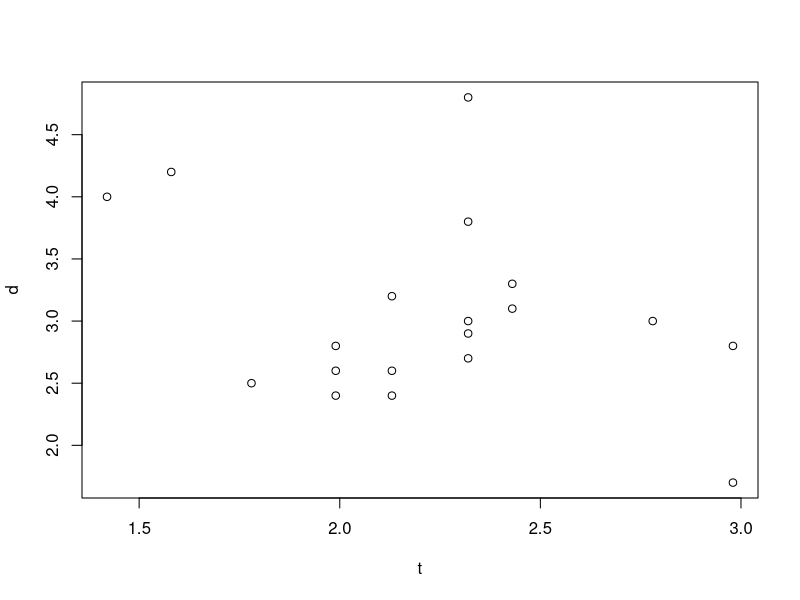
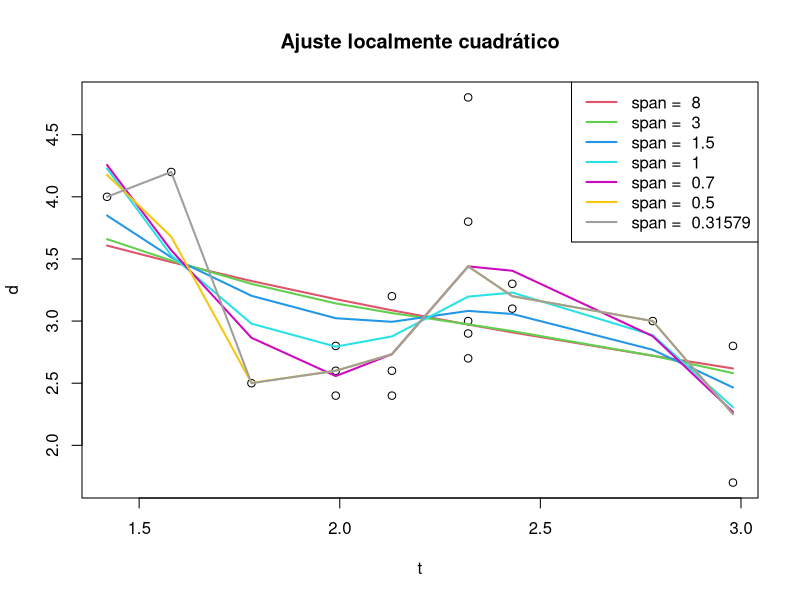
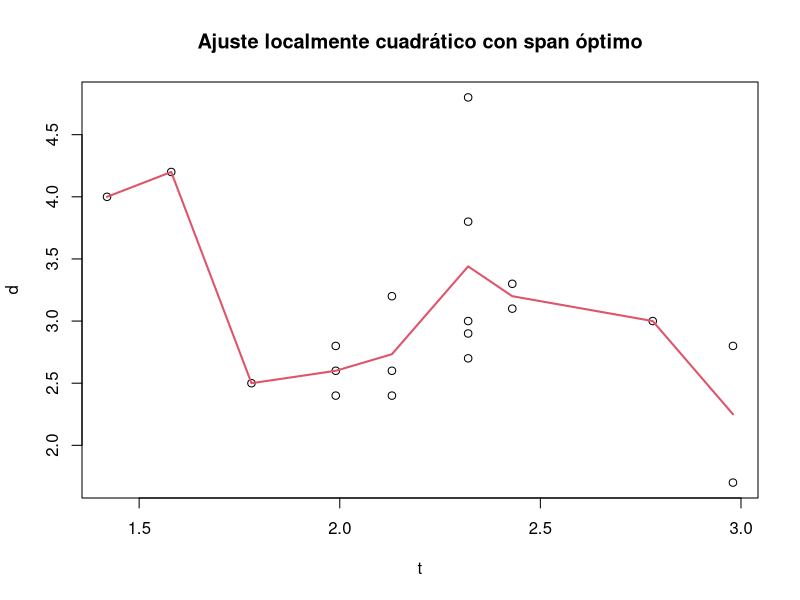
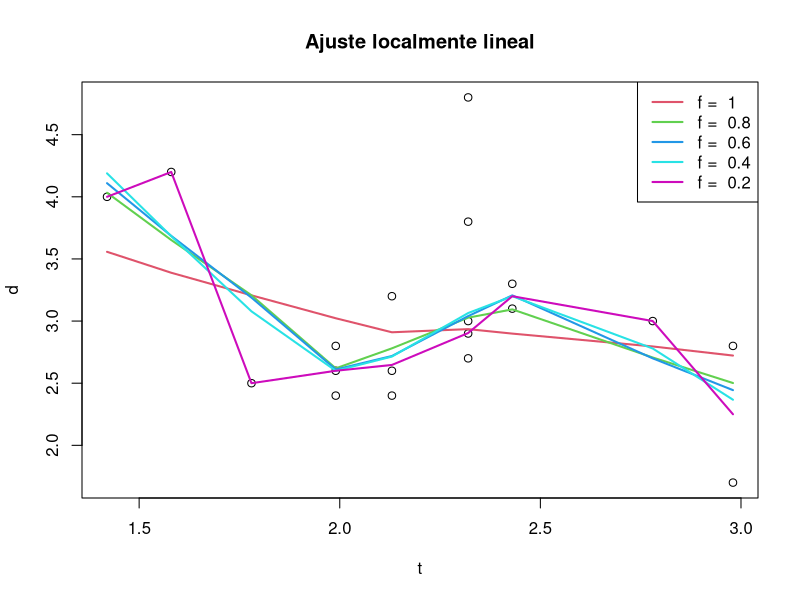
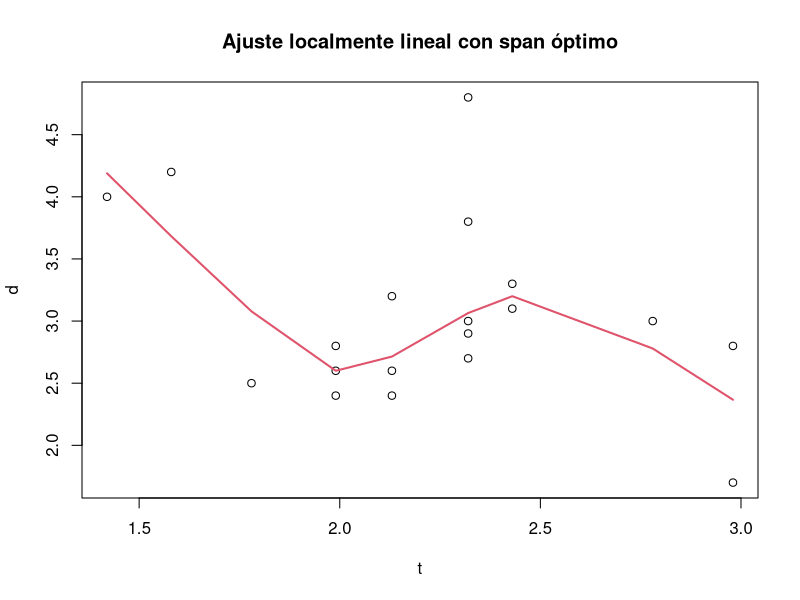
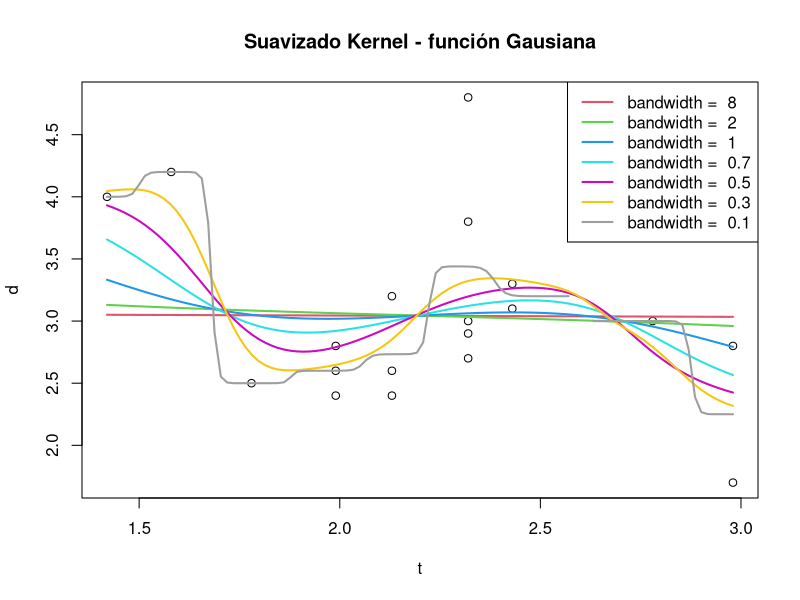
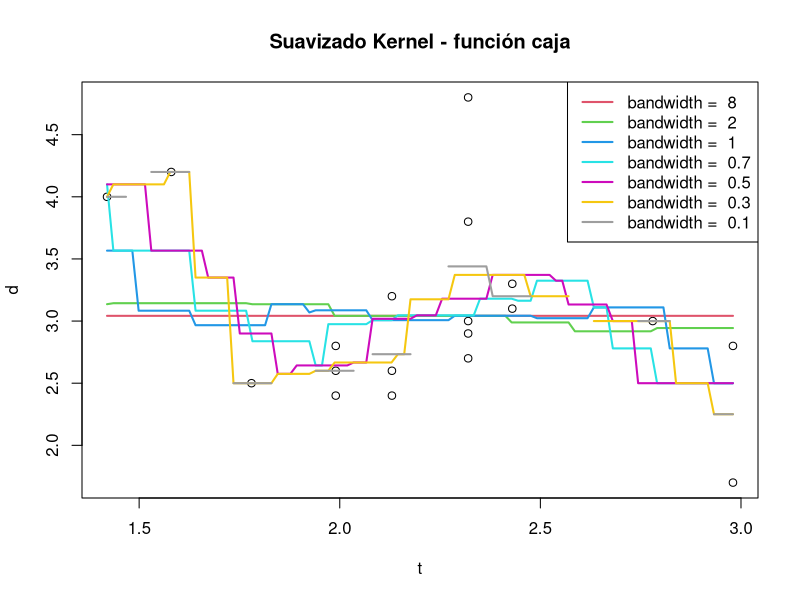

These figures' R source, in order:
## ---- chunk 1
 knitr::opts_chunk$set(warning=FALSE)
## ---- chunk 2
t<-c(1.42,1.58,1.78,1.99,1.99,1.99,2.13,2.13,2.13,2.32,2.32,2.32,2.32,2.32,2.43,2.43,2.78,2.98,2.98)

d<-c(4.0,4.2,2.5,2.6,2.8,2.4,3.2,2.4,2.6,4.8,2.9,3.8,3.0,2.7,3.1,3.3,3.0,2.8,1.7)
## ---- chunk 3
plot(t,d)
## ---- chunk 4
plot(t,d, main="Ajuste localmente cuadrático")
span<-c(8,3,1.5,1,.7,.5,0.31579)
for (i in 1:length(span))
lines(t,predict(loess(d~t,span=span[i])),col=i+1,lwd=2)
legend("topright",
      legend=paste("span = ",span),
      col=2:(length(span)+1),lwd=2)
## ---- chunk 5
opt2SSE <- function(x){
  loessMod <- try(loess(d~t,span=x),silent=T)
  residuos <- try(loessMod$residuals,silent=T)
  if(class(residuos)!="try-error") {SSE <- sum(residuos^2)}
  else {SSE <- 99999}
  return(SSE)}
set.seed(3)
# Buscamos el span óptimo que minimiza SSE, empezando en 0.5
(optimo2<-optim(par=c(0.5), fn=opt2SSE, method="SANN"))
## ---- chunk 6
plot(t,d, main="Ajuste localmente cuadrático con span óptimo")
lines(t,predict(loess(d~t,span=optimo2$par)),col=2,lwd=2)
## ---- chunk 7
plot(t,d, main="Ajuste localmente lineal")
ff<-c(1,.8,.6,.4,.2)
for (i in 1:length(ff))
lines(lowess(t,d,f=ff[i]),col=i+1,lwd=2)
legend("topright",
      legend=paste("f = ",ff),
      col=2:(length(ff)+1),lwd=2)
## ---- chunk 8
opt1SSE <- function(x){
  loessMod <- try(loess(d~t,span=x,degree=1,family="symmetric"),silent=T)
  residuos <- try(loessMod$residuals,silent=T)
  if(class(residuos)!="try-error") {SSE <- sum(residuos^2)}
  else {SSE <- 99999}
  return(SSE)}
# Buscamos el span óptimo que minimiza SSE, empezando en 0.5
(optimo1<-optim(par=c(0.5), fn=opt1SSE, method="SANN"))
## ---- chunk 9
plot(t,d, main="Ajuste localmente lineal con span óptimo")
lines(t,predict(loess(d~t,span=optimo1$par,degree=1,family="symmetric")),col=2,lwd=2)
## ---- chunk 10
metodo1<-lowess(t,d,f=optimo1$par)
metodo2<-loess(d~t,span=optimo1$par,degree=1,family="symmetric")
abs(metodo1$y-predict(metodo2))
## ---- chunk 11
plot(t,d, main="Suavizado Kernel - función Gausiana") 
hh<-c(8,2,1,.7,.5,.3,.1)
for (i in 1:length(hh))
lines(ksmooth(t,d,kernel="normal",bandwidth=hh[i]),col=i+1,lwd=2)
legend("topright",
      legend=paste("bandwidth = ",hh),
      col=2:(length(hh)+1),lwd=2)
## ---- chunk 12
plot(t,d, main="Suavizado Kernel - función caja")  
# hh<-c(8,2,1,.7,.5,.3,.1)
for (i in 1:length(hh))
lines(ksmooth(t,d,kernel="box",bandwidth=hh[i]),col=i+1,lwd=2)
legend("topright",
      legend=paste("bandwidth = ",hh),
      col=2:(length(hh)+1),lwd=2)
